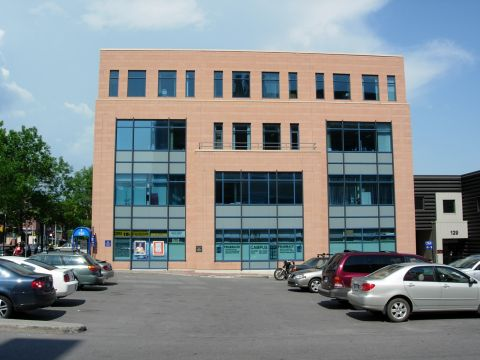
//> input picture L01DesignPattern/L05MorphoFeatures/building.jpg, 480 x 360 px
$ ./MorphoFeatures   (built with g++ and OpenCV 4)
//> lines starting //> are read from the running program, lines starting //| are printed output that depends on the picture; after the words box and inside, x2 and y2 are one past the last pixel; in counts of white or black regions, pixels touching at a corner belong together
### L01DesignPattern/L05MorphoFeatures/MorphoFeatures.h
#pragma once
#include <opencv2\core\core.hpp>
#include <opencv2\highgui\highgui.hpp>
#include <opencv2\imgproc\imgproc.hpp>

using namespace cv;

class MorphoFeatures
{
private:
	int threshold; // 用于生成二值图像的阈值
	// 角点检测中用到的结构元素
	Mat cross;
	Mat diamond;
	Mat square;
	Mat x;
public:
	MorphoFeatures() :
		threshold(-1),
		cross(5, 5, CV_8U, Scalar(0)),
		diamond(5, 5, CV_8U, Scalar(1)),
		square(5, 5, CV_8U, Scalar(1)),
		x(5, 5, CV_8U, Scalar(0)){
		//创建十字形元素
		for (int i = 0; i < 5; ++i){
			cross.at<uchar>(2, i) = 1;
			cross.at<uchar>(i, 2) = 1;
		}
		//创建菱形元素
		diamond.at<uchar>(0, 0) = 0;
		diamond.at<uchar>(0, 1) = 0;
		diamond.at<uchar>(1, 0) = 0;
		diamond.at<uchar>(4, 4) = 0;
		diamond.at<uchar>(3, 4) = 0;
		diamond.at<uchar>(4, 3) = 0;
		diamond.at<uchar>(4, 0) = 0;
		diamond.at<uchar>(4, 1) = 0;
		diamond.at<uchar>(3, 0) = 0;
		diamond.at<uchar>(0, 4) = 0;
		diamond.at<uchar>(0, 3) = 0;
		diamond.at<uchar>(1, 4) = 0;
		// 创建X形元素
		for (int i = 0; i < 5; ++i){
			x.at<uchar>(i, i) = 1;
			x.at<uchar>(4 - i, i) = 1;
		}
	}
	~MorphoFeatures(){}

	Mat getEdages(const Mat& image){
		Mat result;
		morphologyEx(image, result, MORPH_GRADIENT, Mat());
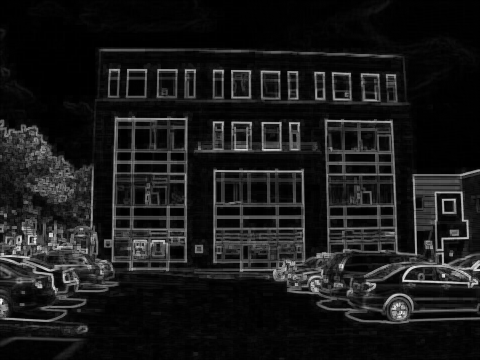
//> result: 360 rows x 480 cols, CV_8UC1; min 0, max 250, mean 25.4

		applyThreshold(result);

		return result;
	}

	void applyThreshold(Mat& image){
		if (threshold > 0){
			cv::threshold(image, image, threshold, 255, THRESH_BINARY);
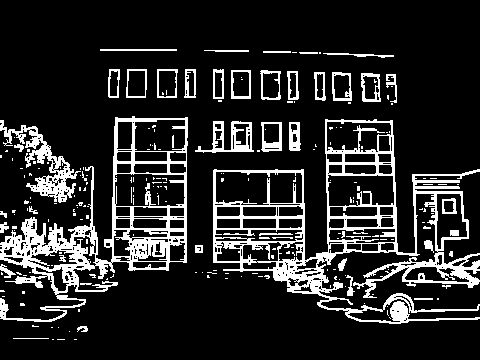
//> image: 360 rows x 480 cols, CV_8UC1; 15.4% white; 219 white regions (174 under 20 px), largest, box (x1, y1, x2, y2) and area: (213, 119, 480, 324) 11112, (0, 116, 188, 322) 7941, (0, 120, 81, 203) 1716
		}
	}

	void setThreshold(int input){
		threshold = input;
	}

	Mat getCorners(const Mat& image){
		Mat result;

		//两次闭运算，闭运算=膨胀->腐蚀
		dilate(image, result, cross);
		erode(result, result, diamond);
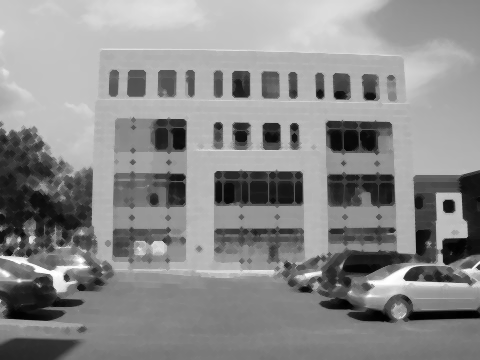
//> result: 360 rows x 480 cols, CV_8UC1; min 1, max 255, mean 138.9

		Mat result2;

		dilate(image, result2, x);
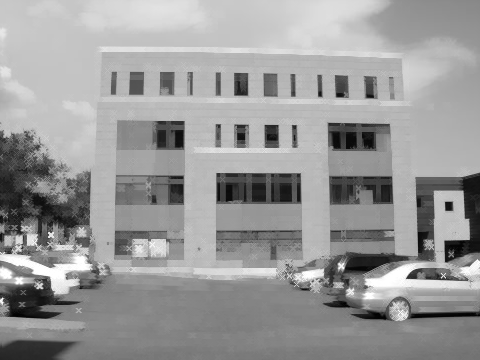
//> result2: 360 rows x 480 cols, CV_8UC1; min 1, max 255, mean 153.1
		erode(result2, result2, square);
//> square = [[1, 1, 1, 1, 1], [1, 1, 1, 1, 1], [1, 1, 1, 1, 1], [1, 1, 1, 1, 1], [1, 1, 1, 1, 1]]

		// 对两张图做差得到角点图像
		absdiff(result, result2, result);
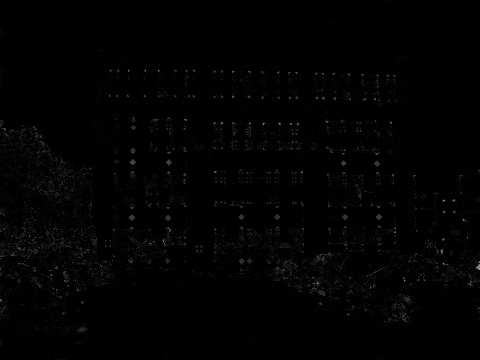
//> result: 360 rows x 480 cols, CV_8UC1; min 0, max 148, mean 2.4

		applyThreshold(result);
//> in applyThreshold (call 2), `cv::threshold(image, image, threshold, 255, THRESH_BINARY);`:
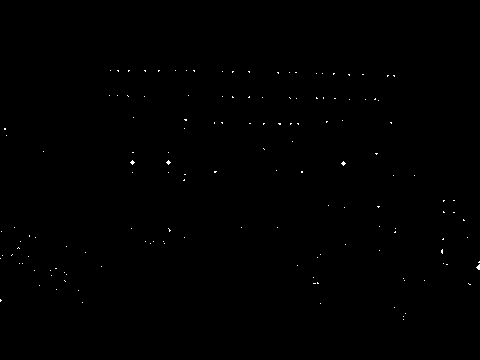
//> image: 360 rows x 480 cols, CV_8UC1; 0.18% white in thin lines or dots, all inside (x1, y1, x2, y2) = (0, 70, 480, 320)

		return result;
	}

	void drawOnImage(const Mat& binary, Mat& image){
		Mat_<uchar>::const_iterator it = binary.begin<uchar>();
		Mat_<uchar>::const_iterator itend = binary.end<uchar>();

		for (int i = 0; it != itend; ++it, ++i){
			if (*it){
				cv::circle(image, Point(i%image.step, i/image.step), 5, Scalar(255, 0, 0));
			}
		}
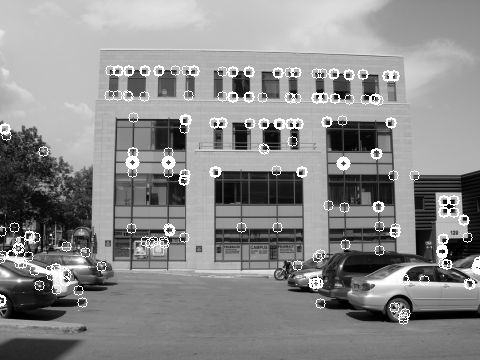
//> image: 360 rows x 480 cols, CV_8UC1; min 0, max 255, mean 139
	}
};

### L01DesignPattern/L05MorphoFeatures/MorphoFeatures.cpp
#include "MorphoFeatures.h"


int main()
{
	Mat image = imread("building.jpg", 0);
	MorphoFeatures morpho;
	morpho.setThreshold(60);
	imshow("output", morpho.getEdages(image));

	Mat result = morpho.getCorners(image);
	imshow("output2", result);

	morpho.drawOnImage(result, image);
	imshow("output3", image);

	waitKey(0);
}
